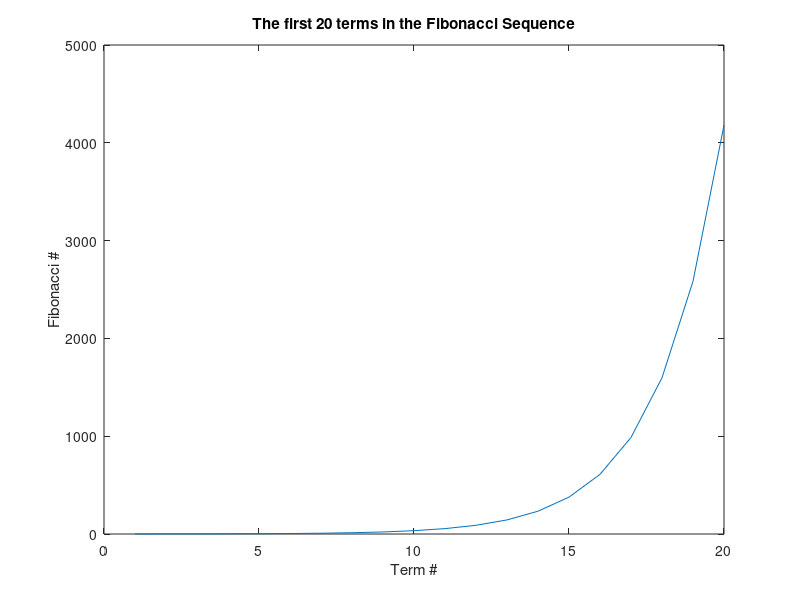

MATLAB code for this plot:
clear all
close all
clc

% anything behind a percent-sign is a comment and will not be evaluated
% two percent signs (%%) at the start of a line denote a new section

%% Fibonacci Counter
F = [0,1]; % initialize the sequence since they do not directly follow the pattern
n = 20;
for i = 3:n % starting at index 3 because MATLAB starts an array with an index of 1 *(some languages start at 0)
    F(i) = F(i-2) + F(i-1);
end
display('The Fibonacci Series')
F % no semicolon, so this line will be spit out to the command window


%% Plot the first n terms in the Fibonacci sequence
figure(1) % can also use empty parentheses to add a new figure with the next free index
plot(1:n, F)
title(['The first ', num2str(n), ' terms in the Fibonacci Sequence']);
xlabel('Term #');
ylabel('Fibonacci #');


%% Creating an array
% columns are separated by spaces or commas, rows by semicolons
A = [1 2 3; 4, 5, 6]; % a 2x3 (2 row, 3 column) array

% A*A multiplies matrices with dimension (2x3)(2x3), which breaks linear algebra
% A*A' or A*transpose(A) will produce a 2x2 matrix
% A.*A = A.^2 (the period matters) is not linear algebra, but a per-cell operation 
%       and will multiply the individual cells together, e.g., A(2,3)*A(2,3) = A(2,3)^2


%% Compute 5! (factorial)
x = 1; % 0! = 1! = 1. If we don't define, x could take any number
for i = 2:5 % loop from 2 to 5 by the default step-size = 1
    x = x*i;
end
display(['5 factorial is: ', num2str(x)]);


%% Compute 1/x for x = 0.25 through an infinite sum Taylor Series
x_inv = 0; % initial value for inverse solution
x = 0.25; 
n = 50; % number of steps
for i = 0:1:n % loop from zero to n by the specific step-size = 1
    x_inv = x_inv + (-1)^i*(x-1)^i;
end
fprintf("The infinite sum approximation for 1/%g to first %d terms is:\n\t%0.5d\n", x, n, x_inv);
